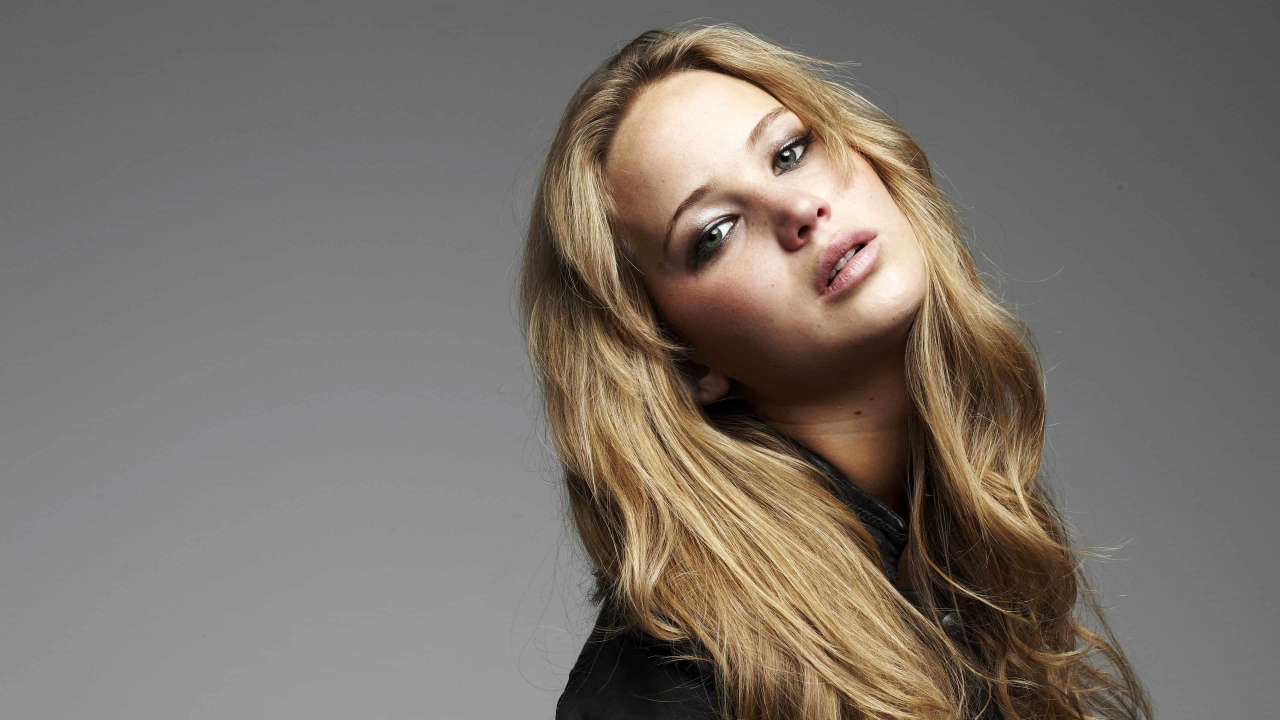
#> input picture assignment 1/image dataset/jeniffer.jpg, 3840 x 2160 px (shown at 1/3 size)
$ python Question_6.py
#> lines starting #> are read from the running program, lines starting #| are printed output that depends on the picture; after the words box and inside, x2 and y2 are one past the last pixel; in counts of white or black regions, pixels touching at a corner belong together
import cv2
import numpy as np
import matplotlib.pyplot as plt

# Load the image
image = cv2.imread('image dataset/jeniffer.jpg')
#> image is the input picture: shape (2160, 3840, 3); mean B, G, R 106.8, 114.3, 122.3

# Convert the image to HSV color space
hsv_image = cv2.cvtColor(image, cv2.COLOR_BGR2HSV)
#> hsv_image: shape (2160, 3840, 3); mean H, S, V 8.8, 36.1, 122.4

# Split the image into Hue, Saturation, and Value planes
hue_plane, jeniffer_saturation_plane, value_plane = cv2.split(hsv_image)
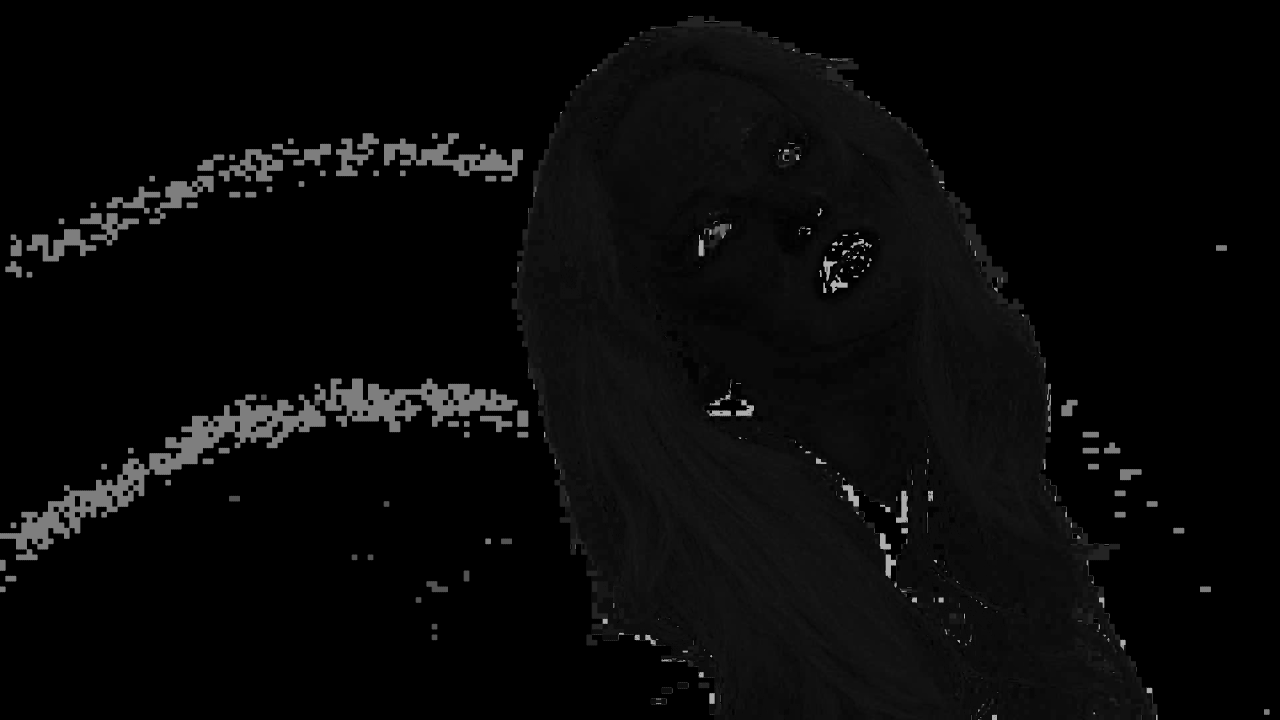
#> hue_plane: shape (2160, 3840) (shown at 1/3 size); min 0, max 179, mean 8.8
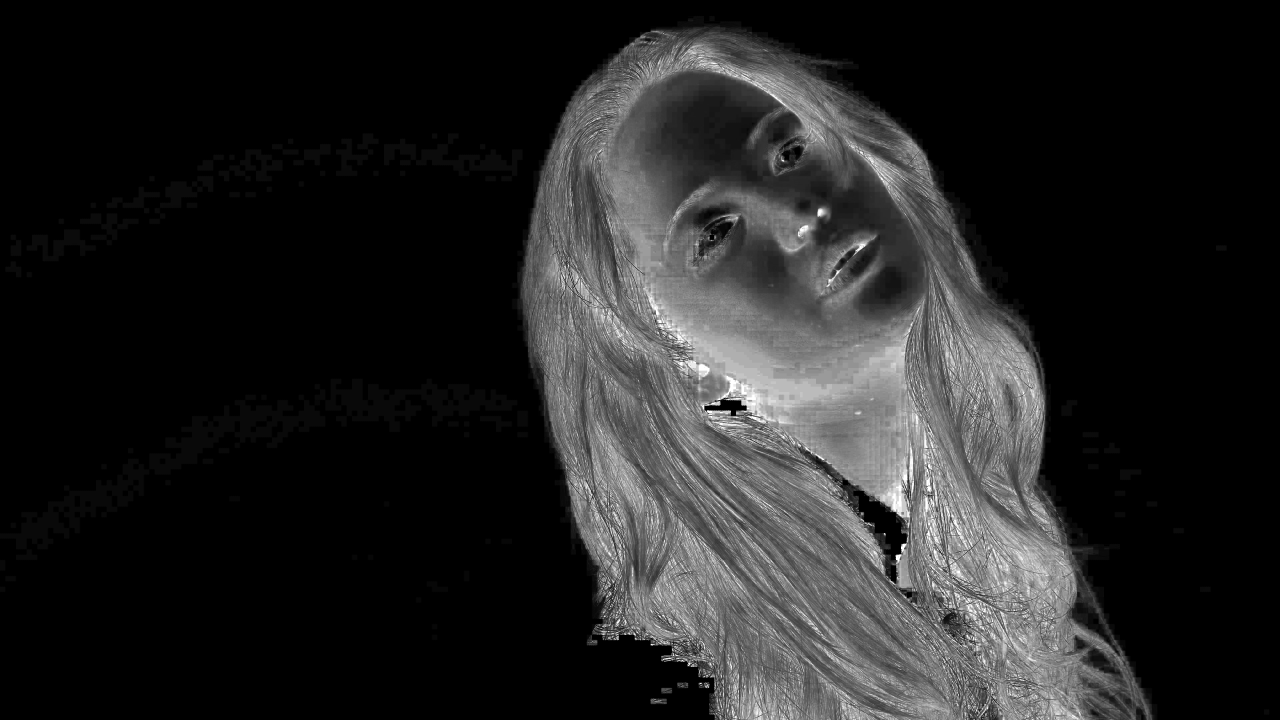
#> jeniffer_saturation_plane: shape (2160, 3840) (shown at 1/3 size); min 0, max 255, mean 36.1

# Display the hue, saturation, and value planes
plt.figure(figsize=(20, 10))
plt.subplot(231)
plt.imshow(hue_plane, cmap='gray')
plt.title('Hue Plane')
plt.subplot(232)
plt.imshow(jeniffer_saturation_plane, cmap='gray')
plt.title('Saturation Plane')
plt.subplot(233)
plt.imshow(value_plane, cmap='gray')
plt.title('Value Plane')

# (b) Create the foreground mask using a threshold on the saturation plane
foreground_mask = jeniffer_saturation_plane > 12
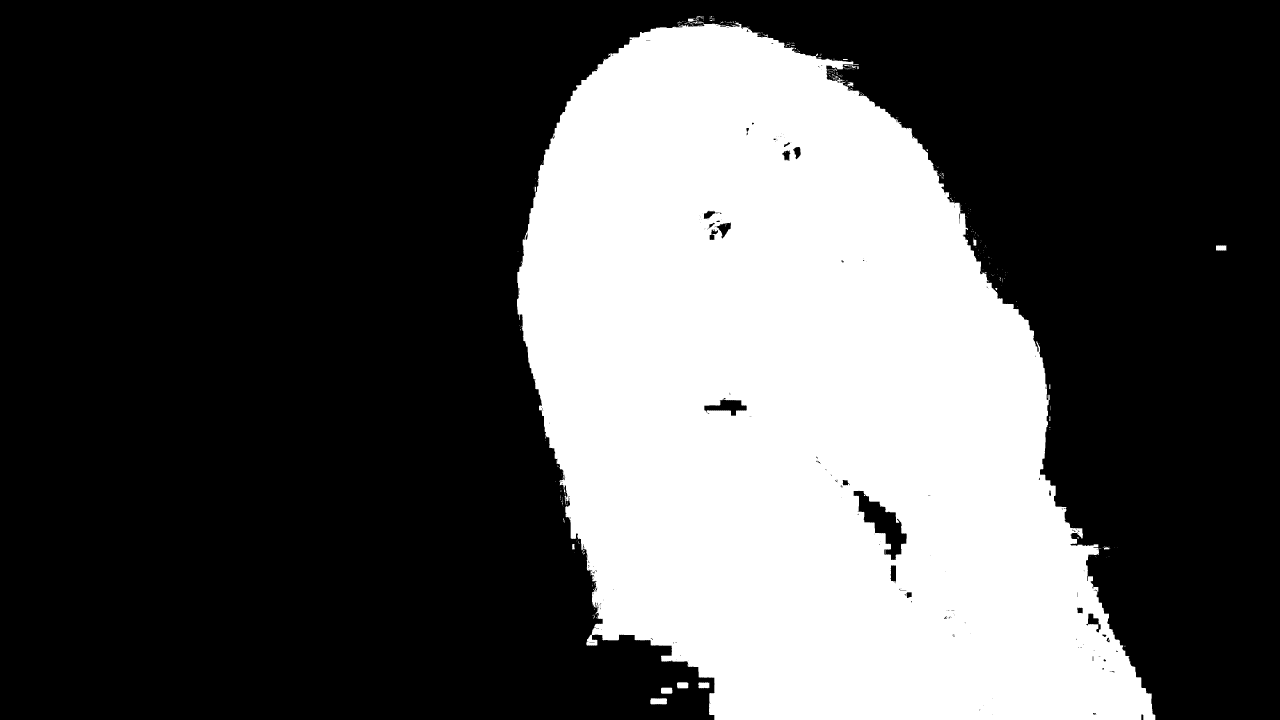
#> foreground_mask: shape (2160, 3840) bool (shown at 1/3 size); 32.8% white; 325 white regions (292 under 20 px), largest, box (x1, y1, x2, y2) and area: (1551, 68, 3466, 2160) 2711983, (1951, 2095, 2001, 2113) 863, (1983, 2063, 2017, 2081) 597
plt.subplot(234)
plt.imshow(foreground_mask, cmap='gray')
plt.title('Foreground Mask')

# (c) Get the foreground only using cv2.bitwise_and
foreground_only = cv2.bitwise_and(image, image, mask=foreground_mask.astype(np.uint8))
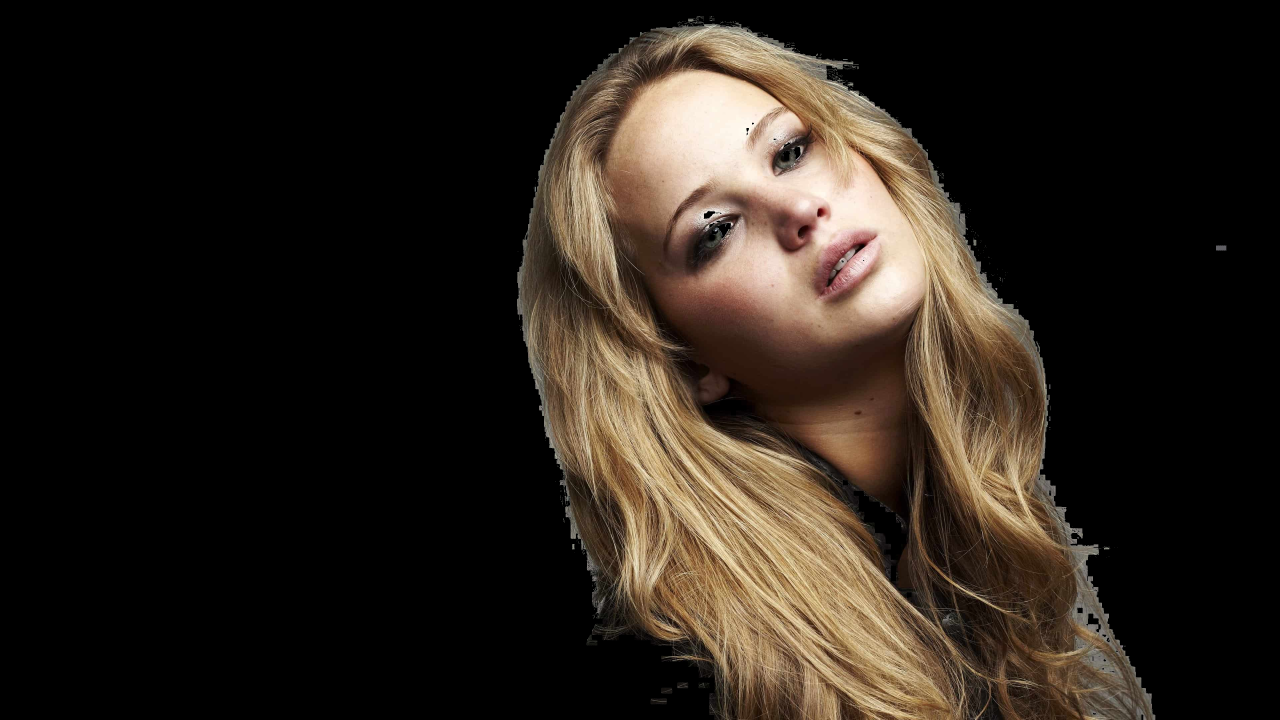
#> foreground_only: shape (2160, 3840, 3) (shown at 1/3 size); mean B, G, R 26.8, 34.5, 42.4

# Display the foreground only image
plt.subplot(235)
plt.imshow(cv2.cvtColor(foreground_only, cv2.COLOR_BGR2RGB))
plt.title("Foreground Only")

# Compute histograms for each channel (B, G, R)
hist_b = cv2.calcHist([foreground_only], [0], foreground_mask.astype(np.uint8), [256], [0, 256])
#> hist_b = 256 values, max 33228 at index 12, min 0 at index 244, mean 10615.8
hist_g = cv2.calcHist([foreground_only], [1], foreground_mask.astype(np.uint8), [256], [0, 256])
#> hist_g = 256 values, max 29497 at index 23, min 10 at index 254, mean 10615.8
hist_r = cv2.calcHist([foreground_only], [2], foreground_mask.astype(np.uint8), [256], [0, 256])
#> hist_r = 256 values, max 29468 at index 45, min 148 at index 0, mean 10615.8

# (d) Obtain cumulative sum of histograms
cum_hist_b = np.cumsum(hist_b)
#> cum_hist_b = 256 values from 26760 to 2717651
cum_hist_g = np.cumsum(hist_g)
#> cum_hist_g = 256 values from 5446 to 2717651
cum_hist_r = np.cumsum(hist_r)
#> cum_hist_r = 256 values from 148 to 2717651

# (e) Histogram equalization for the foreground
def equalize_histogram(cum_hist, pixel_count):
    return ((cum_hist / pixel_count) * 255).astype(np.uint8)

pixel_count = foreground_mask.astype(np.uint8).sum()
#> pixel_count = 2717651

# Lookup tables for each color channel
lut_b = equalize_histogram(cum_hist_b, pixel_count)
#> lut_b = 256 values from 2 to 255
lut_g = equalize_histogram(cum_hist_g, pixel_count)
#> lut_g = 256 values from 0 to 255
lut_r = equalize_histogram(cum_hist_r, pixel_count)
#> lut_r = 256 values from 0 to 255

# Apply equalization to foreground
equalized_foreground = np.zeros_like(foreground_only)
equalized_foreground[:,:,0] = cv2.LUT(foreground_only[:,:,0], lut_b)
equalized_foreground[:,:,1] = cv2.LUT(foreground_only[:,:,1], lut_g)
equalized_foreground[:,:,2] = cv2.LUT(foreground_only[:,:,2], lut_r)

# (f) Extract the background and combine it with the histogram-equalized foreground
background = cv2.bitwise_and(image, image, mask=cv2.bitwise_not(foreground_mask.astype(np.uint8)))
result = cv2.add(equalized_foreground, background)

# Display the results: Original, Mask, Foreground, Equalized Foreground, and Final Result
plt.subplot(236)
plt.imshow(cv2.cvtColor(result, cv2.COLOR_BGR2RGB))
plt.title('Final Result (Equalized Foreground)')

plt.tight_layout()
plt.show()
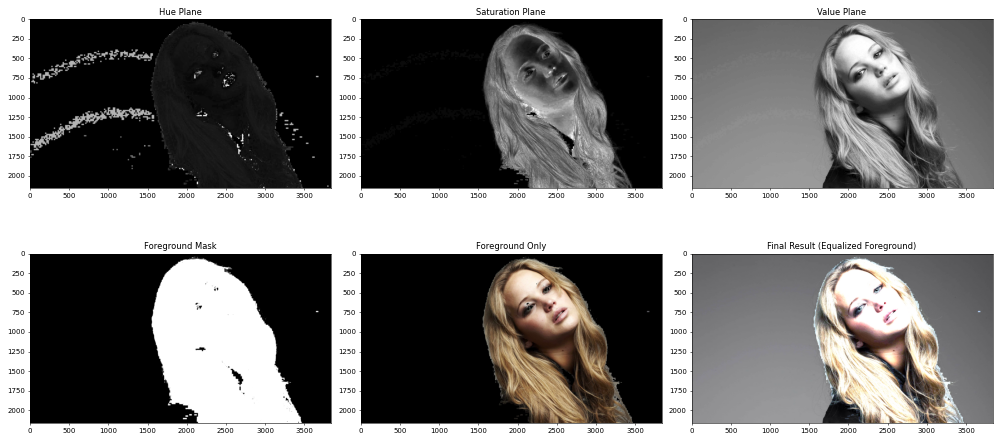
#> figure drawn by matplotlib, 6 panels

$ run again, with assignment 1/image dataset/daisy.jpg copied over assignment 1/image dataset/jeniffer.jpg
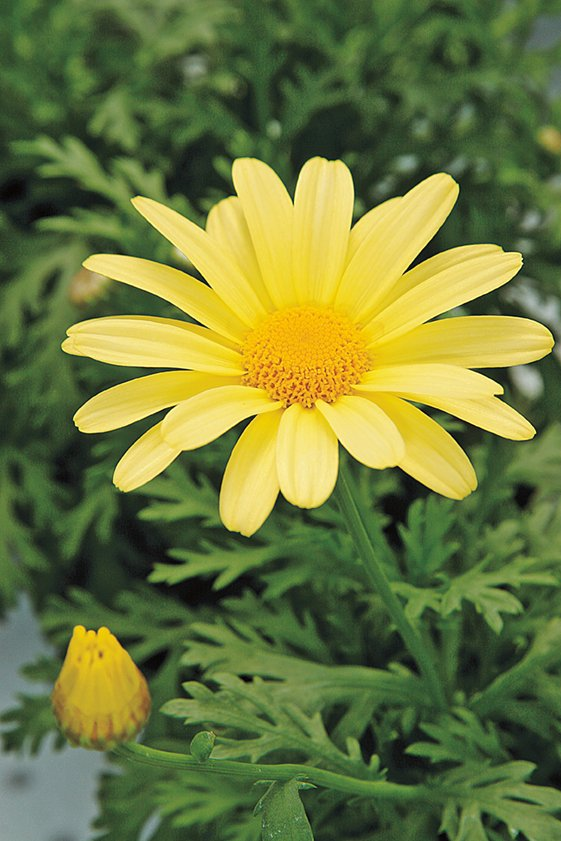
#> input picture assignment 1/image dataset/daisy.jpg, 561 x 841 px
#> image is the input picture: shape (841, 561, 3); mean B, G, R 60.7, 120.3, 108.5
#> hsv_image: shape (841, 561, 3); mean H, S, V 45.8, 119.6, 126.6
#> `foreground_mask = jeniffer_saturation_plane > 12`:
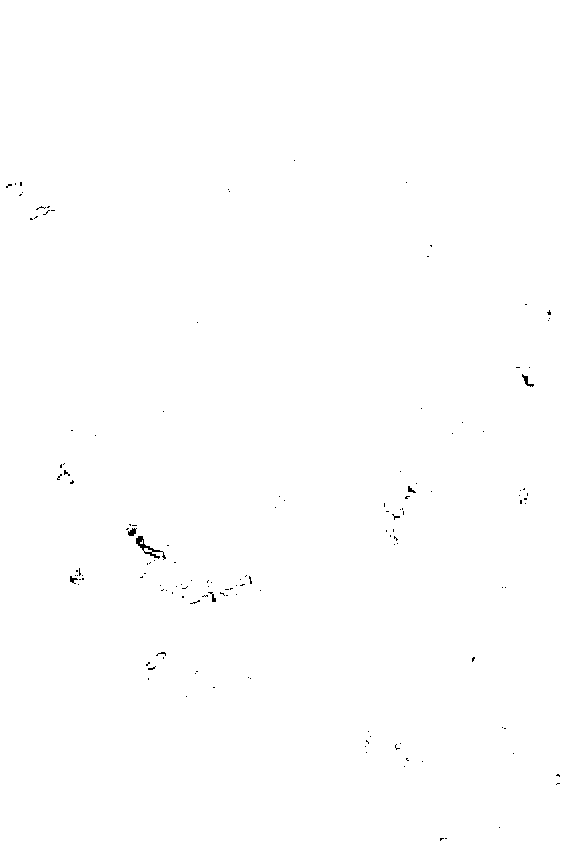
#> foreground_mask: shape (841, 561) bool; 99.8% white; black in thin lines or dots, all inside (x1, y1, x2, y2) = (6, 160, 560, 841)
#> hist_b = 256 values, max 11667 at index 54, min 0 at index 189, mean 1839.6
#> hist_g = 256 values, max 4102 at index 81, min 6 at index 2, mean 1839.6
#> hist_r = 256 values, max 6189 at index 54, min 4 at index 1, mean 1839.6
#> cum_hist_b = 256 values from 2663 to 470946
#> cum_hist_g = 256 values from 9 to 470946
#> cum_hist_r = 256 values from 8 to 470946
#> pixel_count = 470946
#> lut_b = 256 values from 1 to 255
#> lut_g = 256 values from 0 to 255
#> `result = cv2.add(equalized_foreground, background)`:
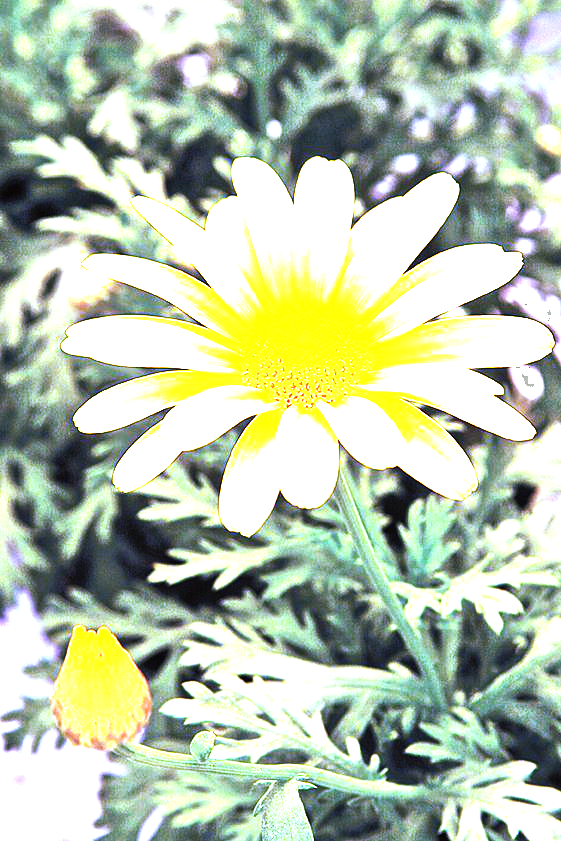
#> result: shape (841, 561, 3); mean B, G, R 170.7, 195.4, 182.1

$ run again, with assignment 1/image dataset/emma.jpg copied over assignment 1/image dataset/jeniffer.jpg
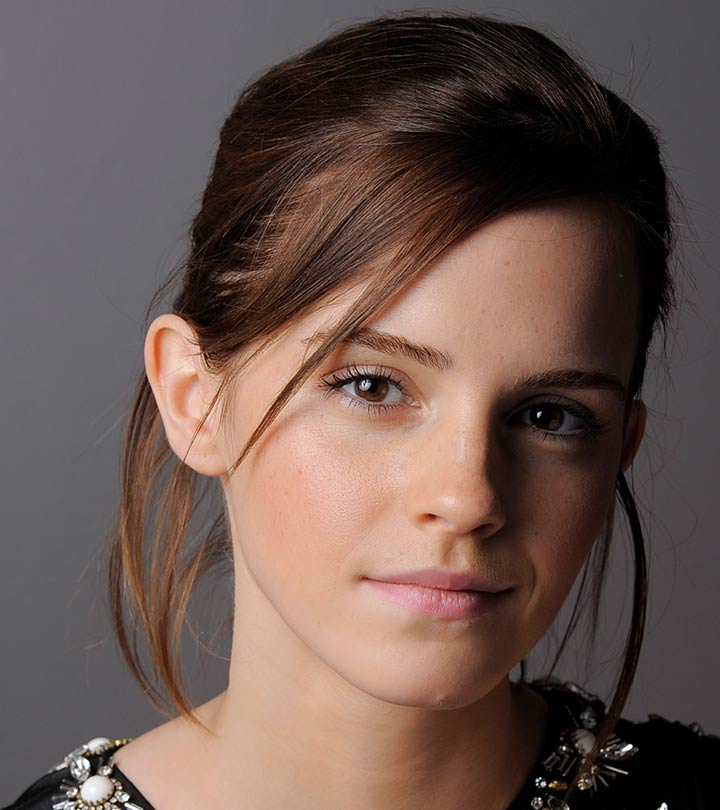
#> input picture assignment 1/image dataset/emma.jpg, 720 x 810 px
#> image is the input picture: shape (810, 720, 3); mean B, G, R 80.1, 87.4, 106.8
#> hsv_image: shape (810, 720, 3); mean H, S, V 54.8, 73.4, 107.5
#> `foreground_mask = jeniffer_saturation_plane > 12`:
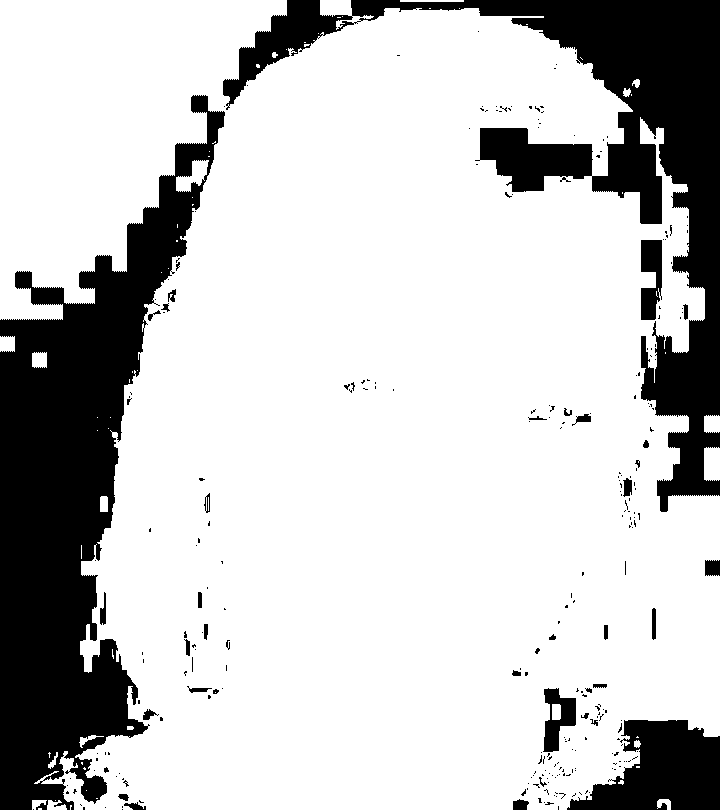
#> foreground_mask: shape (810, 720) bool; 78.1% white; 275 black regions (235 under 20 px), largest, box (x1, y1, x2, y2) and area: (0, 95, 225, 810) 64482, (223, 0, 720, 512) 48869, (567, 720, 720, 810) 8864
#> hist_b = 256 values, max 13009 at index 0, min 0 at index 222, mean 1778.9
#> hist_g = 256 values, max 13591 at index 107, min 0 at index 234, mean 1778.9
#> hist_r = 256 values, max 12388 at index 111, min 1 at index 254, mean 1778.9
#> cum_hist_b = 256 values from 13009 to 455388
#> cum_hist_g = 256 values from 6355 to 455388
#> cum_hist_r = 256 values from 1077 to 455388
#> pixel_count = 455388
#> lut_b = 256 values from 7 to 255
#> lut_g = 256 values from 3 to 255
#> lut_r = 256 values from 0 to 255
#> `result = cv2.add(equalized_foreground, background)`:
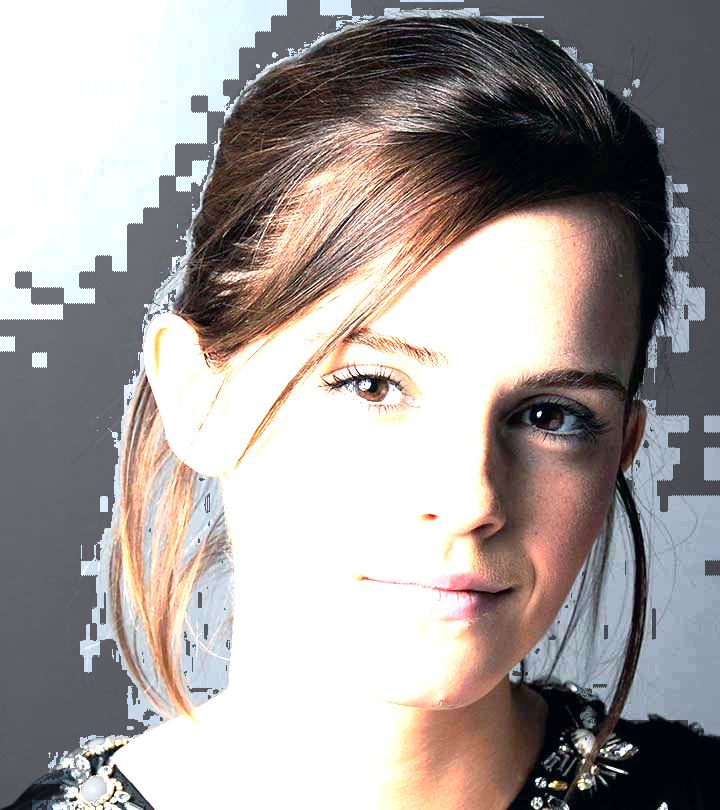
#> result: shape (810, 720, 3); mean B, G, R 155.2, 157.2, 163.9
